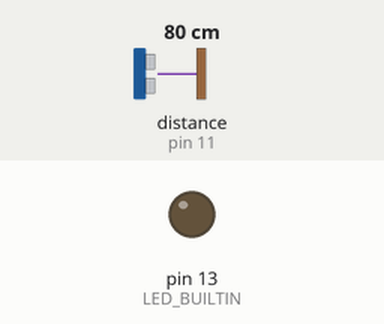
The sketch below on a simulated Arduino Uno, built with avr-gcc and run on an emulated ATmega328P. Parts: output pins drawn as LEDs (lit = HIGH). Wiring (inferred from the names in the program): ultrasonic range finder: trigger pin 10; echo pin 11. Inputs (shaded band) come from the test bench; at power-on: distance to the obstacle (sensor on pin 11) 80 cm. The echo pulse lasts 58.3 µs per cm; pins used as bus, display or sensor lines are not drawn.

Above: at 1.2 s.
1.3 s: distance to the obstacle (sensor on pin 11) set to 13 cm
2.8 s: distance to the obstacle (sensor on pin 11) set to 10 cm
At 4.0 s:
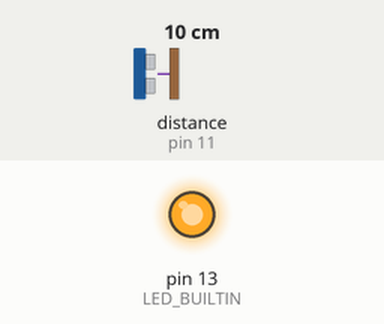
4.3 s: distance to the obstacle (sensor on pin 11) set to 18 cm
At 5.4 s:
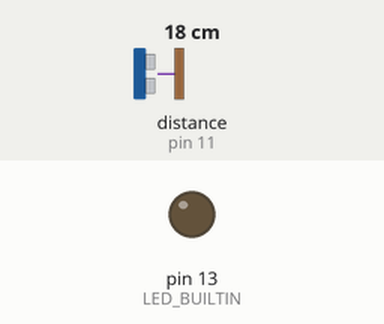
5.8 s: distance to the obstacle (sensor on pin 11) set to 2 cm
At 6.5 s:
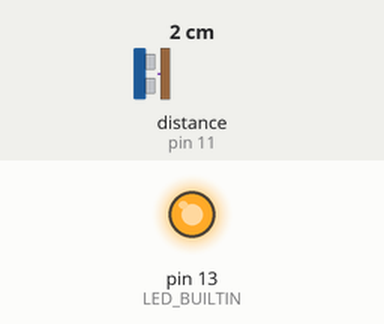
Timing chart, 0 to 8.3 s (numbered marks = the images above; inputs shaded):
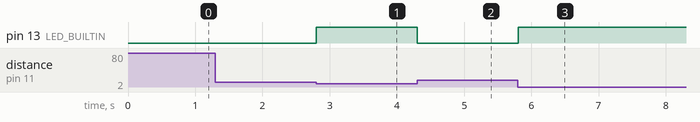

Measured:
- the behaviour switches between 12 and 11 cm on distance to the obstacle (sensor on pin 11) (found by bisection; images 0 and 1)
- after the input at 1.3 s, every drawn part: stays the same
- after the input at 2.8 s, pin 13 (LED_BUILTIN): LOW → HIGH at once
- after the input at 4.3 s, pin 13 (LED_BUILTIN): HIGH → LOW at once
- after the input at 5.8 s, pin 13 (LED_BUILTIN): LOW → HIGH at once

The sketch:

Sonar_And_LED.ino
```cpp
// LED high is connected to pin 13
const int trigPin = 10;
const int echoPin = 11;

long duration;
int distance;
void setup() {
  // put your setup code here, to run once:
  pinMode(trigPin, OUTPUT);
  pinMode(echoPin, INPUT);
  pinMode(LED_BUILTIN, OUTPUT);
}

void loop() {
  // put your main code here, to run repeatedly:
  digitalWrite(trigPin, LOW);
  delayMicroseconds(2);

  digitalWrite(trigPin, HIGH);
  delayMicroseconds(10);
  digitalWrite(trigPin, LOW);

  duration = pulseIn(echoPin, HIGH);
  distance = duration*0.034 / 2;

  if(distance <= 10)
  {
    digitalWrite(LED_BUILTIN, HIGH);
  }
  else
  {
    digitalWrite(LED_BUILTIN, LOW);
  }
}
```
